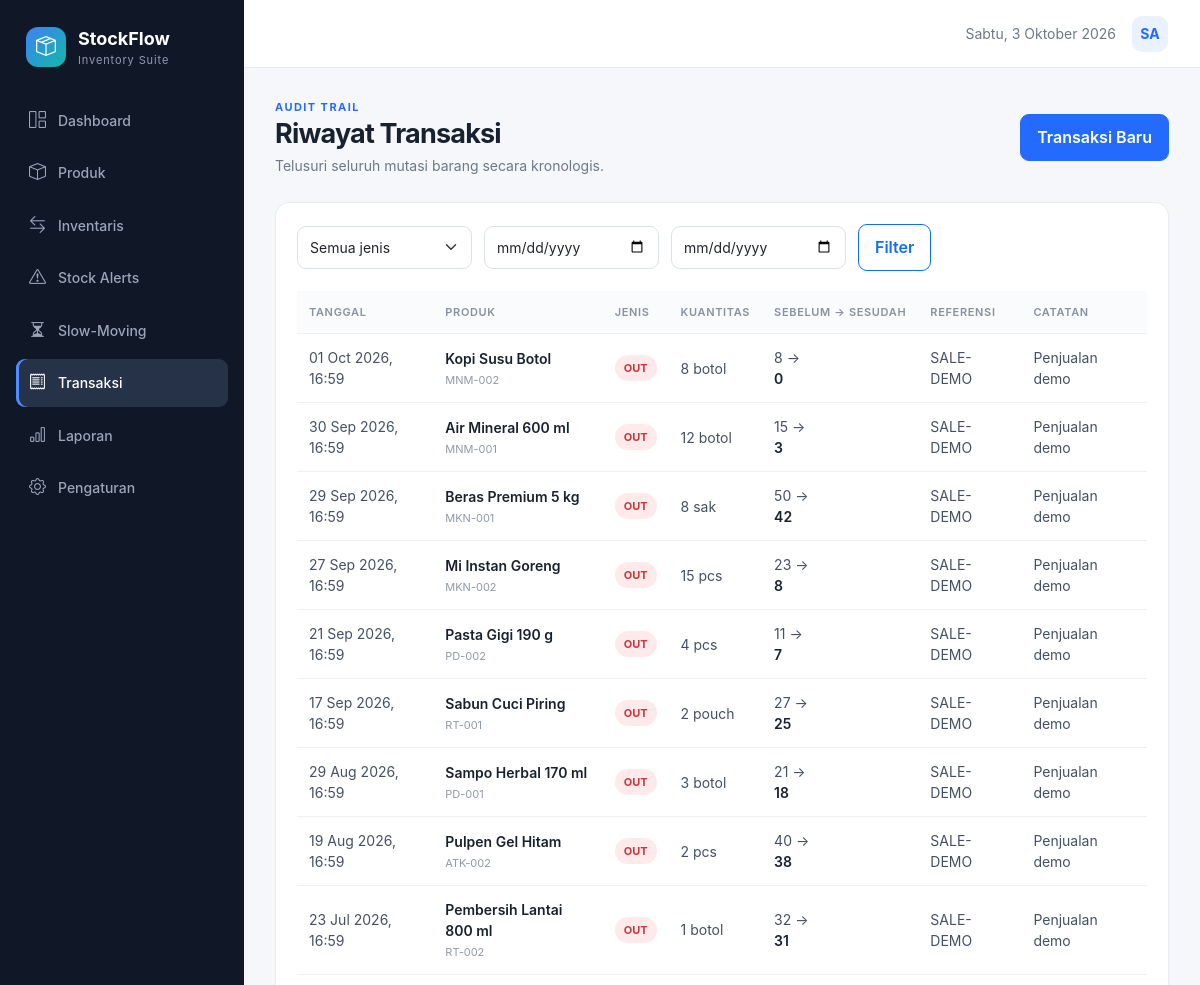
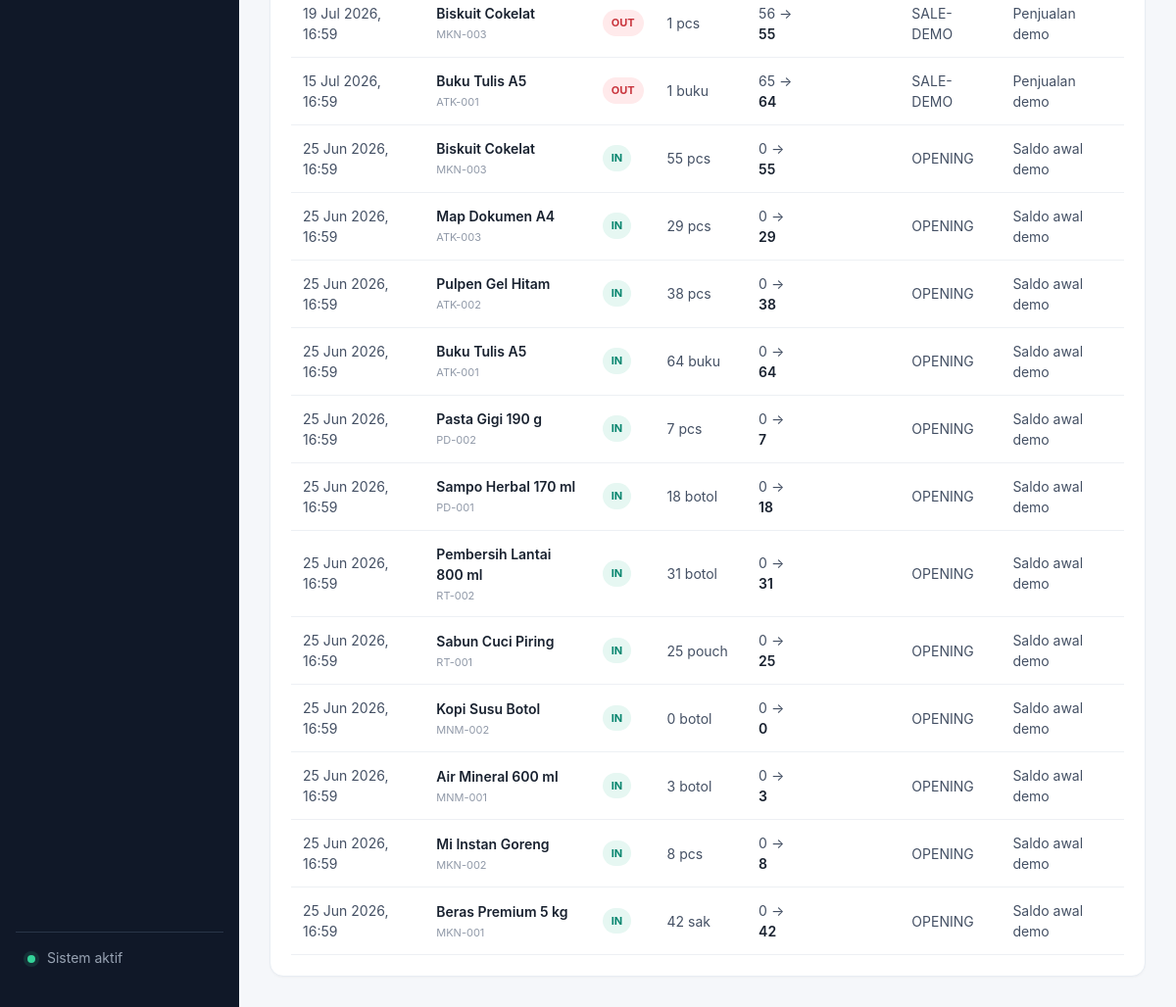
Page /transactions on the committed database (2 pictures, top to bottom).
### tables this page shows
CREATE TABLE stock_movements (
    id INTEGER PRIMARY KEY AUTOINCREMENT,
    product_id INTEGER NOT NULL,
    movement_type TEXT NOT NULL CHECK (movement_type IN ('IN', 'OUT', 'ADJUSTMENT')),
    quantity INTEGER NOT NULL,
    stock_before INTEGER NOT NULL,
    stock_after INTEGER NOT NULL CHECK (stock_after >= 0),
    reference TEXT DEFAULT '',
    notes TEXT DEFAULT '',
    created_at TEXT NOT NULL DEFAULT CURRENT_TIMESTAMP,
    FOREIGN KEY (product_id) REFERENCES products(id) ON DELETE RESTRICT
);

CREATE TABLE products (
    id INTEGER PRIMARY KEY AUTOINCREMENT,
    sku TEXT NOT NULL UNIQUE,
    name TEXT NOT NULL,
    category_id INTEGER NOT NULL,
    purchase_price REAL NOT NULL DEFAULT 0 CHECK (purchase_price >= 0),
    selling_price REAL NOT NULL DEFAULT 0 CHECK (selling_price >= 0),
    stock INTEGER NOT NULL DEFAULT 0 CHECK (stock >= 0),
    min_stock INTEGER NOT NULL DEFAULT 0 CHECK (min_stock >= 0),
    target_stock INTEGER NOT NULL DEFAULT 0 CHECK (target_stock >= 0),
    unit TEXT NOT NULL DEFAULT 'pcs',
    active INTEGER NOT NULL DEFAULT 1,
    created_at TEXT NOT NULL DEFAULT CURRENT_TIMESTAMP,
    updated_at TEXT NOT NULL DEFAULT CURRENT_TIMESTAMP,
    FOREIGN KEY (category_id) REFERENCES categories(id) ON DELETE RESTRICT
);

### inventory/routes.py (the view)
@bp.route("/transactions")
def transactions():
    database = get_db()
    movement_type = request.args.get("type", "")
    date_from = request.args.get("date_from", "")
    date_to = request.args.get("date_to", "")
    conditions, params = ["1=1"], []
    if movement_type in {"IN", "OUT", "ADJUSTMENT"}:
        conditions.append("m.movement_type = ?")
        params.append(movement_type)
    if date_from:
        conditions.append("date(m.created_at) >= ?")
        params.append(date_from)
    if date_to:
        conditions.append("date(m.created_at) <= ?")
        params.append(date_to)
    rows = database.execute(
        f"""
        SELECT m.*, p.name AS product_name, p.sku, p.unit FROM stock_movements m
        JOIN products p ON p.id = m.product_id WHERE {' AND '.join(conditions)}
        ORDER BY m.created_at DESC, m.id DESC LIMIT 250
        """,
        params,
    ).fetchall()
    return render_template("transactions.html", movements=rows)

### inventory/db.py (called while the page is built)
def get_db():
    if "db" not in g:
        g.db = sqlite3.connect(current_app.config["DATABASE"])
        g.db.row_factory = sqlite3.Row
        g.db.execute("PRAGMA foreign_keys = ON")
    return g.db

### inventory/routes.py (called while the page is built)
@bp.app_template_filter("date_id")
def date_id(value):
    if not value:
        return "—"
    try:
        return datetime.fromisoformat(value).strftime("%d %b %Y, %H:%M")
    except (TypeError, ValueError):
        return value

@bp.app_context_processor
def template_helpers():
    return {"stock_status": stock_status}

### inventory/templates/transactions.html (shortened to what this page needs)
{% extends 'base.html' %}{% block title %}Transaksi{% endblock %}
{% block content %}<div class="page-heading"><div><p class="eyebrow">AUDIT TRAIL</p><h1>Riwayat Transaksi</h1><p>Telusuri seluruh mutasi barang secara kronologis.</p></div><a class="btn btn-primary" href="{{ url_for('main.inventory') }}">Transaksi Baru</a></div>
<section class="panel"><form class="filter-bar"><select class="form-select" name="type"><option value="">Semua jenis</option></select><input class="form-control" type="date" name="date_from" value="{{ request.args.get('date_from','') }}"><input class="form-control" type="date" name="date_to" value="{{ request.args.get('date_to','') }}"><button class="btn btn-outline-primary">Filter</button></form>
<div class="table-responsive"><table class="table align-middle"><thead><tr><th>Tanggal</th><th>Produk</th><th>Jenis</th><th>Kuantitas</th><th>Sebelum → Sesudah</th><th>Referensi</th><th>Catatan</th></tr></thead><tbody>{% for m in movements %}<tr><td>{{ m.created_at|date_id }}</td><td><strong>{{ m.product_name }}</strong><small>{{ m.sku }}</small></td><td><span class="movement-badge {{ m.movement_type|lower }}">{{ m.movement_type }}</span></td><td>{{ m.quantity }} {{ m.unit }}</td><td>{{ m.stock_before }} → <strong>{{ m.stock_after }}</strong></td><td>{{ m.reference or '—' }}</td><td>{{ m.notes or '—' }}</td></tr>{% else %}<tr><td colspan="7" class="empty-state">Tidak ada transaksi pada filter ini.</td></tr>{% endfor %}</tbody></table></div></section>{% endblock %}

### inventory/static/css/app.css (style rules this page uses)
:root { --ink:#18212f;--muted:#6d7889;--line:#e8edf3;--bg:#f5f7fa;--primary:#246bfd;--nav:#101828;--teal:#12a594;--warning:#f59e0b;--danger:#e5484d }
* { box-sizing:border-box }
body { margin:0;background:var(--bg);color:var(--ink);font-family:Inter,"Segoe UI",Roboto,Helvetica,Arial,sans-serif;font-size:14px }
.page-heading { display:flex;justify-content:space-between;align-items:center;gap:20px;margin-bottom:26px }
.page-heading h1 { font-size:27px;letter-spacing:-.03em;margin:2px 0 5px;font-weight:700 }
.page-heading p { margin:0;color:var(--muted) }
.eyebrow { font-size:11px!important;color:var(--primary)!important;font-weight:700;letter-spacing:.13em }
.btn { border-radius:9px;font-weight:600;padding:.65rem 1rem }
.btn-primary { background:var(--primary);border-color:var(--primary) }
.metric-card,.panel,.mini-stat { background:#fff;border:1px solid var(--line);border-radius:14px;box-shadow:0 1px 2px #18212f08 }
.panel { padding:21px }
.table { margin:0 }
.table>:not(caption)>*>* { padding:13px 12px;border-color:#edf0f4 }
.table thead th { font-size:11px;text-transform:uppercase;letter-spacing:.06em;color:#8791a1;font-weight:600;background:#fafbfc;white-space:nowrap }
.table td { color:#445064 }
.table td strong,.table td small { display:block }
.table td strong { color:var(--ink);font-weight:600 }
.table td small { color:#9099a8;font-size:11px;margin-top:3px }
.stock-badge,.movement-badge { display:inline-block;border-radius:20px;padding:5px 9px;font-size:11px;font-weight:700 }
.movement-badge.in { color:#07856e;background:#e6f7f2 }
.movement-badge.out { color:#c9363e;background:#ffeaeb }
.filter-bar { display:flex;gap:12px;align-items:center;margin-bottom:20px;flex-wrap:wrap }
.filter-bar .form-select,.filter-bar .form-control { width:auto;min-width:175px }
.form-control,.form-select { border-radius:9px;border-color:#dce2e9;padding:.62rem .75rem;font-size:14px }

### rows in the picture
stock_movements: created_at "01 Oct 2026, 16:59", product_name "Kopi Susu Botol", sku "MNM-002", movement_type "OUT", quantity "8", unit "botol", stock_before "8", stock_after "0", reference "SALE-DEMO", notes "Penjualan demo"
stock_movements: created_at "30 Sep 2026, 16:59", product_name "Air Mineral 600 ml", sku "MNM-001", movement_type "OUT", quantity "12", unit "botol", stock_before "15", stock_after "3", reference "SALE-DEMO", notes "Penjualan demo"
stock_movements: created_at "29 Sep 2026, 16:59", product_name "Beras Premium 5 kg", sku "MKN-001", movement_type "OUT", quantity "8", unit "sak", stock_before "50", stock_after "42", reference "SALE-DEMO", notes "Penjualan demo"
stock_movements: created_at "27 Sep 2026, 16:59", product_name "Mi Instan Goreng", sku "MKN-002", movement_type "OUT", quantity "15", unit "pcs", stock_before "23", stock_after "8", reference "SALE-DEMO", notes "Penjualan demo"
stock_movements: created_at "21 Sep 2026, 16:59", product_name "Pasta Gigi 190 g", sku "PD-002", movement_type "OUT", quantity "4", unit "pcs", stock_before "11", stock_after "7", reference "SALE-DEMO", notes "Penjualan demo"
stock_movements: created_at "17 Sep 2026, 16:59", product_name "Sabun Cuci Piring", sku "RT-001", movement_type "OUT", quantity "2", unit "pouch", stock_before "27", stock_after "25", reference "SALE-DEMO", notes "Penjualan demo"
stock_movements: created_at "29 Aug 2026, 16:59", product_name "Sampo Herbal 170 ml", sku "PD-001", movement_type "OUT", quantity "3", unit "botol", stock_before "21", stock_after "18", reference "SALE-DEMO", notes "Penjualan demo"
stock_movements: created_at "19 Aug 2026, 16:59", product_name "Pulpen Gel Hitam", sku "ATK-002", movement_type "OUT", quantity "2", unit "pcs", stock_before "40", stock_after "38", reference "SALE-DEMO", notes "Penjualan demo"
stock_movements: created_at "23 Jul 2026, 16:59", product_name "Pembersih Lantai 800 ml", sku "RT-002", movement_type "OUT", quantity "1", unit "botol", stock_before "32", stock_after "31", reference "SALE-DEMO", notes "Penjualan demo"
stock_movements: created_at "19 Jul 2026, 16:59", product_name "Biskuit Cokelat", sku "MKN-003", movement_type "OUT", quantity "1", unit "pcs", stock_before "56", stock_after "55", reference "SALE-DEMO", notes "Penjualan demo"
stock_movements: created_at "15 Jul 2026, 16:59", product_name "Buku Tulis A5", sku "ATK-001", movement_type "OUT", quantity "1", unit "buku", stock_before "65", stock_after "64", reference "SALE-DEMO", notes "Penjualan demo"
stock_movements: created_at "25 Jun 2026, 16:59", product_name "Biskuit Cokelat", sku "MKN-003", movement_type "IN", quantity "55", unit "pcs", stock_before "0", stock_after "55", reference "OPENING", notes "Saldo awal demo"
stock_movements: created_at "25 Jun 2026, 16:59", product_name "Map Dokumen A4", sku "ATK-003", movement_type "IN", quantity "29", unit "pcs", stock_before "0", stock_after "29", reference "OPENING", notes "Saldo awal demo"
stock_movements: created_at "25 Jun 2026, 16:59", product_name "Pulpen Gel Hitam", sku "ATK-002", movement_type "IN", quantity "38", unit "pcs", stock_before "0", stock_after "38", reference "OPENING", notes "Saldo awal demo"
stock_movements: created_at "25 Jun 2026, 16:59", product_name "Buku Tulis A5", sku "ATK-001", movement_type "IN", quantity "64", unit "buku", stock_before "0", stock_after "64", reference "OPENING", notes "Saldo awal demo"
stock_movements: created_at "25 Jun 2026, 16:59", product_name "Pasta Gigi 190 g", sku "PD-002", movement_type "IN", quantity "7", unit "pcs", stock_before "0", stock_after "7", reference "OPENING", notes "Saldo awal demo"
stock_movements: created_at "25 Jun 2026, 16:59", product_name "Sampo Herbal 170 ml", sku "PD-001", movement_type "IN", quantity "18", unit "botol", stock_before "0", stock_after "18", reference "OPENING", notes "Saldo awal demo"
stock_movements: created_at "25 Jun 2026, 16:59", product_name "Pembersih Lantai 800 ml", sku "RT-002", movement_type "IN", quantity "31", unit "botol", stock_before "0", stock_after "31", reference "OPENING", notes "Saldo awal demo"
stock_movements: created_at "25 Jun 2026, 16:59", product_name "Sabun Cuci Piring", sku "RT-001", movement_type "IN", quantity "25", unit "pouch", stock_before "0", stock_after "25", reference "OPENING", notes "Saldo awal demo"
stock_movements: created_at "25 Jun 2026, 16:59", product_name "Kopi Susu Botol", sku "MNM-002", movement_type "IN", quantity "0", unit "botol", stock_before "0", stock_after "0", reference "OPENING", notes "Saldo awal demo"
stock_movements: created_at "25 Jun 2026, 16:59", product_name "Air Mineral 600 ml", sku "MNM-001", movement_type "IN", quantity "3", unit "botol", stock_before "0", stock_after "3", reference "OPENING", notes "Saldo awal demo"
stock_movements: created_at "25 Jun 2026, 16:59", product_name "Mi Instan Goreng", sku "MKN-002", movement_type "IN", quantity "8", unit "pcs", stock_before "0", stock_after "8", reference "OPENING", notes "Saldo awal demo"
stock_movements: created_at "25 Jun 2026, 16:59", product_name "Beras Premium 5 kg", sku "MKN-001", movement_type "IN", quantity "42", unit "sak", stock_before "0", stock_after "42", reference "OPENING", notes "Saldo awal demo"
